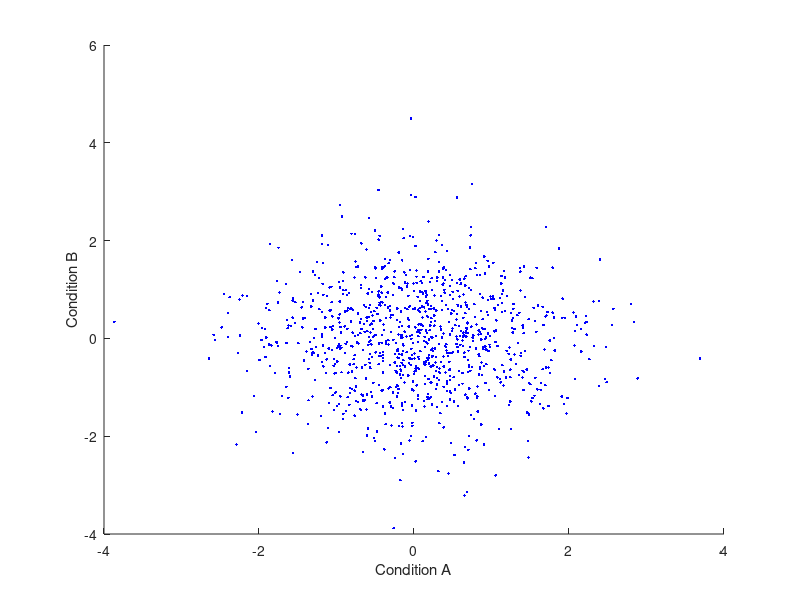

MATLAB code for this plot: (Note: this script raises an error after producing the figure.)
%{
Problem 1. Generate two sets of 1,000 random numbers that are drawn from
the normal distribution. 
Create a scatter plot of the first set of numbers against the second set
of numbers. Label the two axes as "Condition A" and "Condition B".
Show the resulting figure.
%}
set1 = randn(1000,1);
set2 = randn(1000,1);
figure('Name', 'Problem 1'); hold on;
xlabel('Condition A')
ylabel('Condition B')
plot(set1, set2, 'b.')
hold off

%{
Problem 2. The data1 variable in Homework1.mat is a matrix of dimensions 
2 x 20. Sum the numbers in each row and then compute the ratio between the 
two sums (i.e. sum of row 1 divided by sum of row 2). Store the answer in 
a variable called result and echo the value of this variable to the screen.
%}
%Since MATLAB does not allow temporary array indexing, this function was
%written to access array indices in a rational way without declaring tons
%of variables
getRow = @(A, r) A(r,:);

file = matfile('D:\Src\Matlab\Statistical data analyze\Hometasks\Homework1.mat');
data1 = file.data1;
row1 = data1(1,:);
row2 = data1(2,:);
sum1 = sum(row1);

result = getRow(sum(data1,2),1)/getRow(sum(data1,2),2);
disp(result)

%{
Problem 3. The timeA, valsA, timeB, valsB variables in Homework1.mat
represent time-series data for two signals, A and B. The time points at
which A was measured are given in timeA, and the corresponding measurements
are given in valsA. (The same goes for B, timeB, and valsB.) Create a 
figure in which both signals are plotted as lines. Use a red line for A 
and a green line for B. Label the two axes and add a title and legend to 
the figure. Show the resulting figure.
%}
timeA = file.timeA;
timeB = file.timeB;
valsA = file.valsA;
valsB = file.valsB;
figure('Name', 'Problem 3'); hold on;
xlabel('Time')
ylabel('value')
plot(timeA, valsA, 'r-', 'DisplayName','Time Series A')
plot(timeB, valsB, 'g-', 'DisplayName','Time Series B')
legend; hold off;

%{
Problem 4. Create a variable containing the matrix shown to the right.
(3 -1 1.5)
(2  0  0)
(1  1  1)
Then, append a new row to the matrix that consists of all 1s. Then, change 
the top-right element of the matrix to 0. Finally, extract the last column 
of the matrix and reshape it to be a row vector. Store this vector in a 
variable called result and echo the value of this variable to the screen.
%}
matrix4 = [3, -1, 1.5; 2, 0, 0; 1, 1, 1];
disp(matrix4);
matrix4 = [matrix4; 1, 1, 1];
disp(matrix4);
matrix4(1, 3) = 0;
disp(matrix4);
col = matrix4(:, end);
result = col.';
disp(result)

%{
Problem 5. Write a function called checkpositive.m that accepts a 2D matrix
 as input and outputs a row vector. The row vector should contain as many 
elements as there are rows in the 2D matrix, and each element should 
indicate whether the corresponding row in the 2D matrix contains all 
positive numbers (use 0 to indicate no and 1 to indicate yes). The 
function should also report the results to the command window; the report 
should look something like this:

Row 1: no Row 2: yes
...etc.
%}

result = checkpositive([4 1 1; -1 0 0; 0 0 0; .1 .2 .1]);
disp(result);
function f = checkpositive(A) 
    result = zeros(1, length(A(:,1)));
    for i = 1:length(A(:,1))
        if any(A(i,:)>0) 
            result(1, i) = 1;
            fprintf('Row %u: yes\n', i);
        else
            fprintf('Row %u: no\n', i);
        end
    end
    f = result;
end
